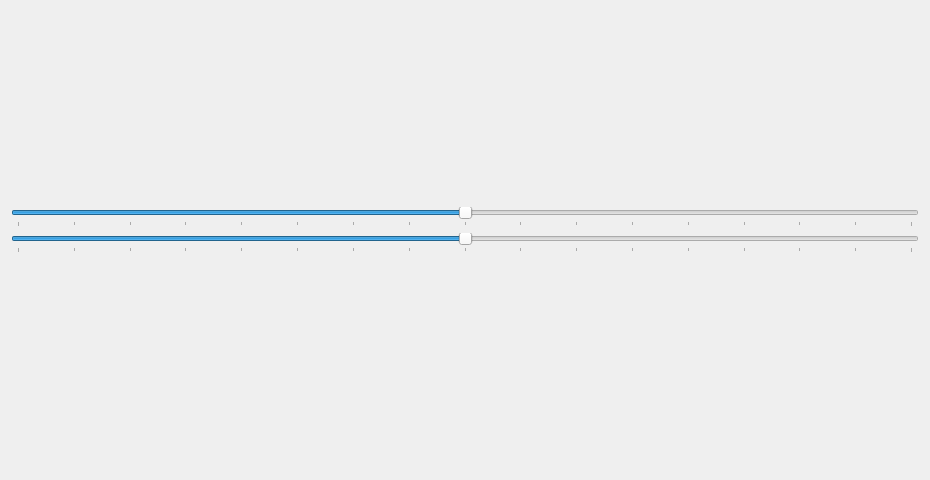
<?xml version="1.0" encoding="UTF-8"?>
<ui version="4.0">
 <class>Form</class>
 <widget class="QWidget" name="Form">
  <property name="geometry">
   <rect>
    <x>0</x>
    <y>0</y>
    <width>930</width>
    <height>480</height>
   </rect>
  </property>
  <property name="windowTitle">
   <string>Form</string>
  </property>
  <layout class="QVBoxLayout" name="verticalLayout_2">
   <item>
    <layout class="QVBoxLayout" name="verticalLayout">
     <item>
      <widget class="QLabel" name="lbl_title">
       <property name="text">
        <string/>
       </property>
       <property name="textFormat">
        <enum>Qt::PlainText</enum>
       </property>
       <property name="alignment">
        <set>Qt::AlignCenter</set>
       </property>
      </widget>
     </item>
     <item>
      <spacer name="verticalSpacer_2">
       <property name="orientation">
        <enum>Qt::Vertical</enum>
       </property>
       <property name="sizeHint" stdset="0">
        <size>
         <width>20</width>
         <height>40</height>
        </size>
       </property>
      </spacer>
     </item>
     <item>
      <widget class="QSlider" name="sld_right">
       <property name="minimum">
        <number>-8</number>
       </property>
       <property name="maximum">
        <number>8</number>
       </property>
       <property name="singleStep">
        <number>1</number>
       </property>
       <property name="orientation">
        <enum>Qt::Horizontal</enum>
       </property>
       <property name="tickPosition">
        <enum>QSlider::TicksBelow</enum>
       </property>
       <property name="tickInterval">
        <number>1</number>
       </property>
      </widget>
     </item>
     <item>
      <widget class="QSlider" name="sld_left">
       <property name="minimum">
        <number>-8</number>
       </property>
       <property name="maximum">
        <number>8</number>
       </property>
       <property name="orientation">
        <enum>Qt::Horizontal</enum>
       </property>
       <property name="tickPosition">
        <enum>QSlider::TicksBelow</enum>
       </property>
       <property name="tickInterval">
        <number>1</number>
       </property>
      </widget>
     </item>
     <item>
      <layout class="QHBoxLayout" name="horizontalLayout_2">
       <item>
        <widget class="QLabel" name="lbl_des_l">
         <property name="text">
          <string/>
         </property>
         <property name="alignment">
          <set>Qt::AlignCenter</set>
         </property>
        </widget>
       </item>
       <item>
        <widget class="QLabel" name="lbl_des_r">
         <property name="text">
          <string/>
         </property>
         <property name="alignment">
          <set>Qt::AlignCenter</set>
         </property>
        </widget>
       </item>
      </layout>
     </item>
     <item>
      <spacer name="verticalSpacer">
       <property name="orientation">
        <enum>Qt::Vertical</enum>
       </property>
       <property name="sizeHint" stdset="0">
        <size>
         <width>20</width>
         <height>40</height>
        </size>
       </property>
      </spacer>
     </item>
     <item>
      <layout class="QHBoxLayout" name="horizontalLayout">
       <item>
        <widget class="QLabel" name="lbl_left">
         <property name="maximumSize">
          <size>
           <width>16777215</width>
           <height>30</height>
          </size>
         </property>
         <property name="text">
          <string/>
         </property>
         <property name="alignment">
          <set>Qt::AlignCenter</set>
         </property>
        </widget>
       </item>
       <item>
        <widget class="QLabel" name="lbl_status">
         <property name="maximumSize">
          <size>
           <width>16777215</width>
           <height>30</height>
          </size>
         </property>
         <property name="text">
          <string/>
         </property>
         <property name="alignment">
          <set>Qt::AlignCenter</set>
         </property>
        </widget>
       </item>
       <item>
        <widget class="QLabel" name="lbl_right">
         <property name="maximumSize">
          <size>
           <width>16777215</width>
           <height>30</height>
          </size>
         </property>
         <property name="text">
          <string/>
         </property>
         <property name="alignment">
          <set>Qt::AlignCenter</set>
         </property>
        </widget>
       </item>
      </layout>
     </item>
    </layout>
   </item>
  </layout>
 </widget>
 <resources/>
 <connections/>
</ui>
